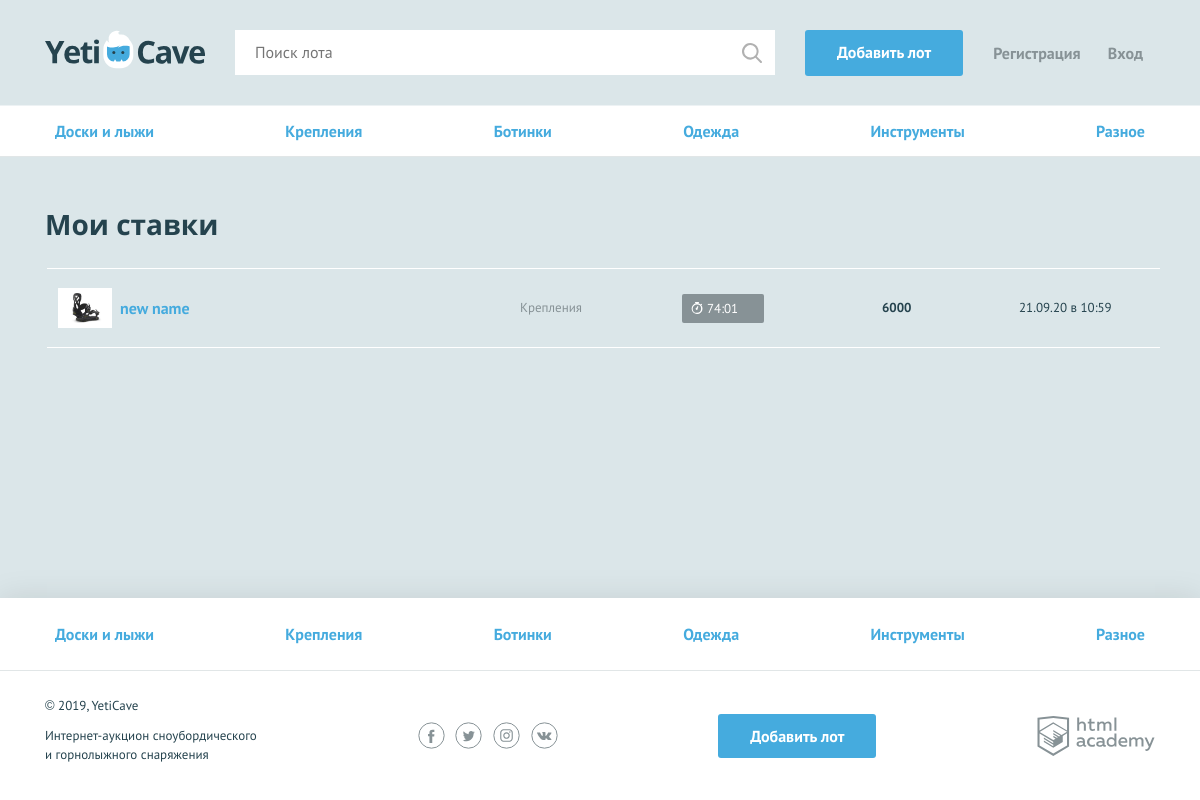
Before: /user-bets.php?id=1 with the older database file.
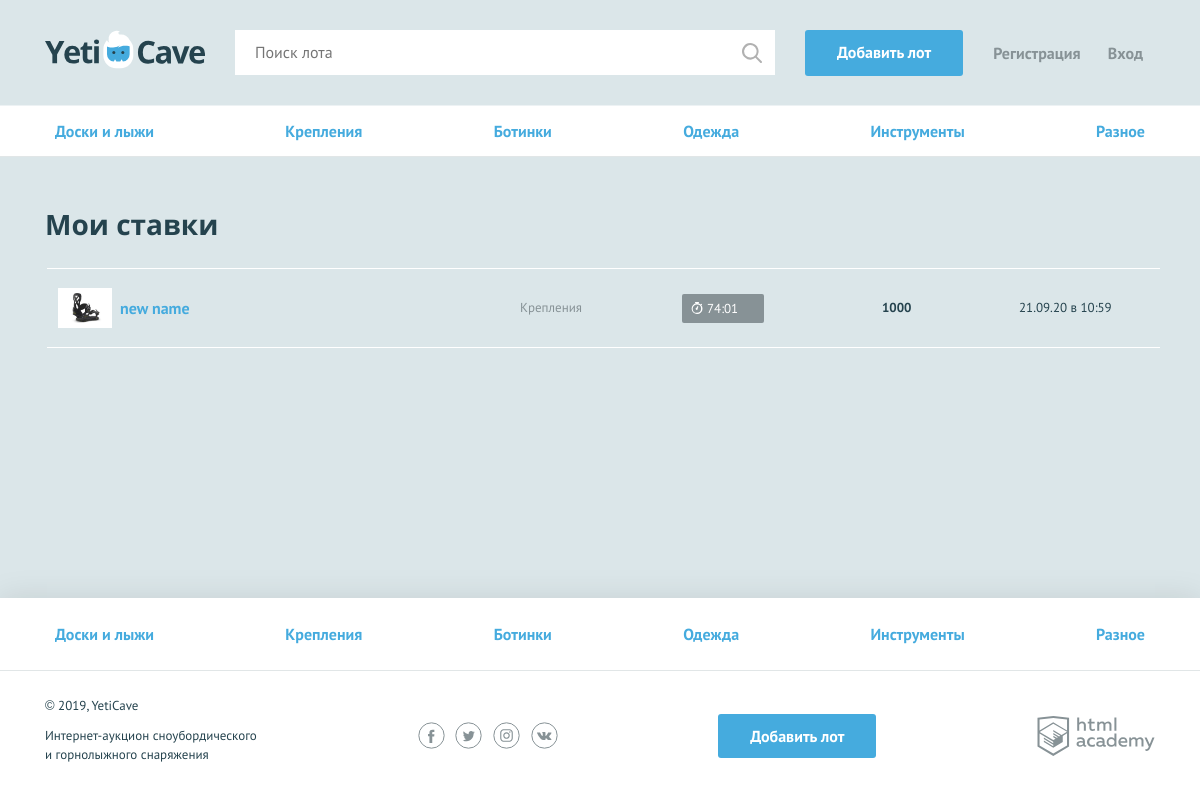
After: the same page with the newer database file.
### tables this page shows
CREATE TABLE `lot` (
  `id` int(11) NOT NULL,
  `creation_date` timestamp NULL DEFAULT NULL,
  `lot_name` varchar(100) DEFAULT NULL,
  `lot_description` varchar(255) DEFAULT NULL,
  `image` text,
  `start_price` decimal(60,0) DEFAULT NULL,
  `end_date` timestamp NULL DEFAULT NULL,
  `bet_step` int(11) DEFAULT NULL,
  `user_lot_add_id` int(11) DEFAULT NULL,
  `user_winner_id` int(11) DEFAULT NULL,
  `category_id` int(11) DEFAULT NULL,
  FULLTEXT (lot_name, lot_description)
);

CREATE TABLE `bet` (
  `id` int(11) NOT NULL,
  `creation_date` timestamp NULL DEFAULT NULL,
  `bet_price` int(11) DEFAULT NULL,
  `user_id` int(11) DEFAULT NULL,
  `lot_id` int(11) DEFAULT NULL
);

CREATE TABLE `category` (
  `id` int(11) NOT NULL,
  `name` text,
  `character_code` varchar(128) DEFAULT NULL
);

### helpers.php (called while the page is built, shortened)
<?php
function include_template($name, array $data = []) {
    $name = 'templates/' . $name;
    extract($data);
    require $name;
    $result = ob_get_clean();
    return $result;
}

### functions.php (called while the page is built, shortened)
<?php
require_once('helpers.php');
function get_time_left ($time_end) {
    $time_stamp = time();
    $seconds_in_hour = 3600;
    $seconds_in_minutes = 60;
    $end_time_stamp = strtotime($time_end);
    $time_stamp_difference = $end_time_stamp - $time_stamp;
    $hours_until_end = floor($time_stamp_difference / $seconds_in_hour);
    $minutes_until_end = floor(($time_stamp_difference / $seconds_in_minutes) % 60);
    if (strlen($minutes_until_end) < 2) {
        $minutes_until_end = '0' . $minutes_until_end;
    }
    return [$hours_until_end, $minutes_until_end];
};
function show_time_left ($time) {
    return $time[0] . ':' . $time[1];
};
function category_list ($connection) {
    $sql_category_list = 'SELECT id, name, character_code FROM category';
    $result_category_list = mysqli_query($connection, $sql_category_list);
    return mysqli_fetch_all($result_category_list, MYSQLI_ASSOC);
};
function get_creation_date ($creation_date) {
    $date = date_create($creation_date);
    $time_stamp = time();
    $bet_creation_date = strtotime($creation_date);
    $seconds_in_day = 86400;
    $seconds_in_hour = 3600;
    $seconds_in_minute = 60;
    $difference = $time_stamp - $bet_creation_date;
    if ($difference <= ($seconds_in_day * 2)) {
      return ' вчера в ' . date_format($date, 'H:i');
    } else {
      return date_format($date, 'd.m.y \в H:i');
    }
  }

### templates/my-bets.php (the view)
<main>
  <nav class="nav">
    <ul class="nav__list container">
      <?php foreach ($category as $key => $item): ?>
        <li class="nav__item">
          <a href="category.php?id=<?=$item['id'];?>"><?=$item['name'];?></a>
        </li>
      <?php endforeach; ?>
    </ul>
  </nav>
  <section class="rates container">
    <h2>Мои ставки</h2>
    <table class="rates__list">
      <?php foreach ($my_bets as $key => $bet): ?>
        <tr class="rates__item">
          <td class="rates__info">
            <div class="rates__img">
              <img src="../<?=$bet['image'];?>" width="54" height="40" alt="Сноуборд">
            </div>
            <h3 class="rates__title"><a href="lot.php?id=<?=$bet['id'];?>"><?=$bet['lot_name'];?></a></h3>
          </td>
          <td class="rates__category">
          <?=$bet['name'];?>
          </td>
          <td class="rates__timer">
          <?php if (get_time_left($bet['end_date'])[0] < 1): ?>
            <div class="timer timer--finishing">
              <?= show_time_left(get_time_left($bet['end_date'])); ?>
            </div>
          <?php else: ?>
            <div class="timer">
              <?= show_time_left(get_time_left($bet['end_date'])); ?>
            </div>
          <?php endif ?>
          </td>
          <td class="rates__price">
          <?=$bet['bet_price'];?>
          </td>
          <td class="rates__time">
          <?= get_creation_date($bet['creation_date']);?>
          </td>
        </tr>
      <?php endforeach; ?>
    </table>
  </section>
</main>

Changed rows visible on the page:
changed lot "new name": bet.bet_price "6000" → "1000"
